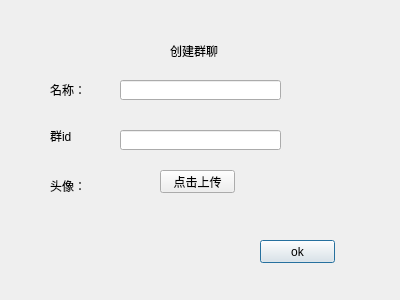
<?xml version="1.0" encoding="UTF-8"?>
<ui version="4.0">
 <class>Dialog</class>
 <widget class="QDialog" name="Dialog">
  <property name="geometry">
   <rect>
    <x>0</x>
    <y>0</y>
    <width>400</width>
    <height>300</height>
   </rect>
  </property>
  <property name="windowTitle">
   <string>Dialog</string>
  </property>
  <widget class="QLabel" name="label_2">
   <property name="geometry">
    <rect>
     <x>50</x>
     <y>80</y>
     <width>54</width>
     <height>20</height>
    </rect>
   </property>
   <property name="text">
    <string>名称：</string>
   </property>
  </widget>
  <widget class="QPushButton" name="pushButton_2">
   <property name="geometry">
    <rect>
     <x>260</x>
     <y>240</y>
     <width>75</width>
     <height>23</height>
    </rect>
   </property>
   <property name="text">
    <string>ok</string>
   </property>
  </widget>
  <widget class="QLineEdit" name="lineEdit">
   <property name="geometry">
    <rect>
     <x>120</x>
     <y>80</y>
     <width>161</width>
     <height>20</height>
    </rect>
   </property>
  </widget>
  <widget class="QLabel" name="label">
   <property name="geometry">
    <rect>
     <x>170</x>
     <y>40</y>
     <width>61</width>
     <height>21</height>
    </rect>
   </property>
   <property name="text">
    <string>创建群聊</string>
   </property>
  </widget>
  <widget class="QPushButton" name="pushButton">
   <property name="geometry">
    <rect>
     <x>160</x>
     <y>170</y>
     <width>75</width>
     <height>23</height>
    </rect>
   </property>
   <property name="text">
    <string>点击上传</string>
   </property>
  </widget>
  <widget class="QLabel" name="label_3">
   <property name="geometry">
    <rect>
     <x>50</x>
     <y>180</y>
     <width>54</width>
     <height>12</height>
    </rect>
   </property>
   <property name="text">
    <string>头像：</string>
   </property>
  </widget>
  <widget class="QLabel" name="label_4">
   <property name="geometry">
    <rect>
     <x>50</x>
     <y>130</y>
     <width>54</width>
     <height>12</height>
    </rect>
   </property>
   <property name="text">
    <string>群id</string>
   </property>
  </widget>
  <widget class="QLineEdit" name="lineEdit_2">
   <property name="geometry">
    <rect>
     <x>120</x>
     <y>130</y>
     <width>161</width>
     <height>20</height>
    </rect>
   </property>
  </widget>
 </widget>
 <resources/>
 <connections/>
</ui>
